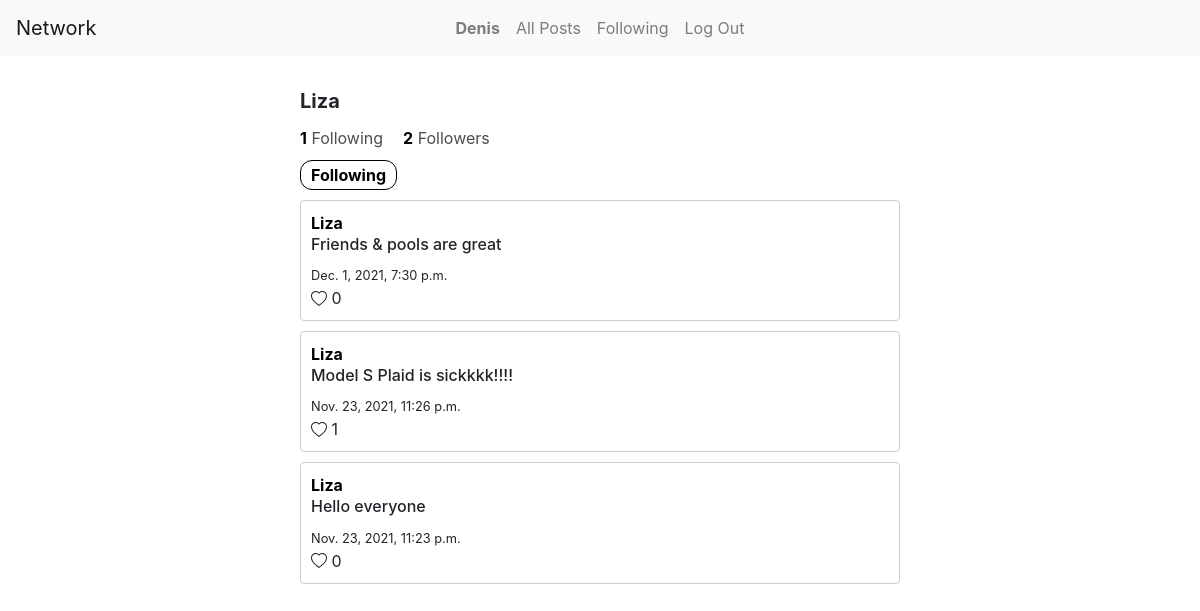
The page /Liza/profile (signed in) on the database its author committed.
### network/models.py (models this page shows)
class User(AbstractUser):
    pass

class Posts(models.Model):
    content = models.TextField()
    date =  models.DateTimeField(auto_now_add=True)
    user = models.ForeignKey(User, on_delete=models.CASCADE)
    likers = models.ManyToManyField(User, related_name='liked', blank=True)
    likesCount = models.IntegerField(default=0)

### network/views.py (the view)
# urls.py: path("<username>/profile", views.profile, name="profile"),
def profile(request, username):
    if request.user.is_authenticated:
        user = User.objects.get(username=username)
        posts = Posts.objects.filter(user=user).order_by("-date")
        followers_count = User_Followers.objects.filter(user=user).count()
        following_count = User_Followers.objects.filter(follower=user).count()
        if request.user == user:
            my_profile = True
            is_following = False
        else:
            my_profile = False
            if User_Followers.objects.filter(user=user, follower=request.user).count() > 0:
                is_following = True
            else:
                is_following = False
        return render(request, "network/profile.html", {
            "profile_user": user,
            "posts": posts,
            "followers_count": followers_count,
            "following_count": following_count,
            "my_profile": my_profile,
            "is_following": is_following
        })
    else:
        return render(request, "network/login.html")

### network/templates/network/profile.html (shortened to what this page needs)
{% extends "network/layout.html" %}
{% block body %}
<div>
    <div class="profileUsername">{{profile_user.username}}</div>
</div>
<div class="followers">
    <div class="followersCount">
        <a href="{% url 'following' profile_user.username %}"><span class="followersNumber">{{following_count}}</span> Following</a>
    </div>
    <div class="followersCount">
        <a href="{% url 'followers' profile_user.username %}"><span class="followersNumber" id="followersCount">{{followers_count}}</span> Followers</a>
    </div>
</div>
{% if not my_profile %}
    {% if is_following %}
    <div>
        <button class="followButton" id="following">Following</button>
    </div>
    {% else %}
    <div>
        <button class="followButton" id="follow">Follow</button>
    </div>
    {% endif %}
{% endif %}
{% for post in posts%}
    <div class="post">
        <div class="username">{{post.user.username}}</div>
        <h6>{{post.content}}</h6>
        <small>{{post.date}}</small>
        <div id="likeIcon">
            <span>
            {{post.likesCount}}
            </span>
        </div>
    </div>
{%endfor%}
{% endblock %}

### network/templates/network/layout.html (shortened to what this page needs)
{% load static %}
<!DOCTYPE html>
<html lang="en">
    <head>
        <link rel="stylesheet" href="https://stackpath.bootstrapcdn.com/bootstrap/4.4.1/css/bootstrap.min.css">
        <link href="{% static 'network/styles.css' %}" rel="stylesheet">
    </head>
    <body>
        <nav class="navbar navbar-expand-lg navbar-light bg-light">
            <a class="navbar-brand" href="{% url 'index' %}">Network</a>
            <div class="insidenav">
              <ul class="navbar-nav mr-auto">
                {% if user.is_authenticated %}
                    <li class="nav-item">
                        <a class="nav-link" href="{% url 'profile' user.username %}"><strong>{{ user.username }}</strong></a>
                    </li>
                {% endif %}
                <li class="nav-item">
                  <a class="nav-link" href="{% url 'index' %}">All Posts</a>
                </li>
                {% if user.is_authenticated %}
                    <li class="nav-item">
                        <a class="nav-link" href="{% url 'following_view' %}">Following</a>
                    </li>
                    <li class="nav-item">
                        <a class="nav-link" href="{% url 'logout' %}">Log Out</a>
                    </li>
                {% endif %}
              </ul>
            </div>
          </nav>
        <div class="body">
            {% block body %}
            {% endblock %}
        </div>
    </body>
</html>

### network/static/network/styles.css (style rules this page uses)
.insidenav { position: relative; margin: 0 auto; }
.navbar-brand { position: absolute; }
.body { width: 50%; margin: 30px auto; }
.followers { display: flex; flex-direction: row; }
.followersCount a { color: #4d4d4d; }
.followersCount:not(:last-child) { margin-right: 20px; }
.followersNumber { color: black; font-weight: bold; }
.profileUsername { font-size: 20px; font-weight: bold; margin-bottom: 10px; }
.followButton { margin: 10px 0; border: black solid 1px; border-radius: 12px; padding: 2px 10px; font-weight: bold; background-color: white; }
.username { font-size: 16px; font-weight: bold; color: black; }
.post { max-height: fit-content; border: 1px solid #ccc; border-radius: 4px; padding: 10px; }
.post:not(:last-child) { margin-bottom: 10px; }
svg { margin-bottom: 2px; }

### rows shown on the page
User: username "Denis"
User: username "Liza"
Posts: user.username "Liza", content "Friends & pools are great", date "Dec. 1, 2021, 7:30 p.m.", likesCount "0"
Posts: user.username "Liza", content "Model S Plaid is sickkkk!!!!", date "Nov. 23, 2021, 11:26 p.m.", likesCount "1"
Posts: user.username "Liza", content "Hello everyone", date "Nov. 23, 2021, 11:23 p.m.", likesCount "0"

### other values the page prints
{{ following_count }} "1"
{{ followers_count }} "2"
